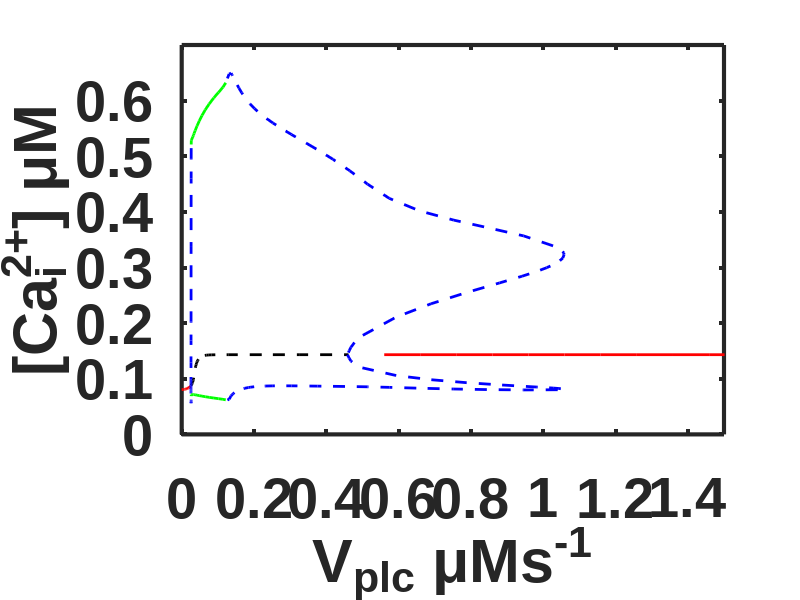

This chart was generated by the following MATLAB code: (Note: this script raises an error after producing the figure.)
clear
close all
clc

load('Vpkc0.mat')
figure(1)
plot(Vpkc0(1:11,4),Vpkc0(1:11,12),'r','LineWidth',2)
hold on
plot(Vpkc0(48:293,4),Vpkc0(48:293,12),'r','LineWidth',2)
hold on
plot(Vpkc0(12:47,4),Vpkc0(12:47,12),'k--','LineWidth',2)
hold on
plot(Vpkc0(294:324,4),Vpkc0(294:324,7),'b--','LineWidth',2)
hold on
plot(Vpkc0(294:324,4),Vpkc0(294:324,12),'b--','LineWidth',2)
hold on
plot(Vpkc0(339:end,4),Vpkc0(339:end,7),'b--','LineWidth',2)
hold on
plot(Vpkc0(339:end,4),Vpkc0(339:end,12),'b--','LineWidth',2)
hold on
plot(Vpkc0(324:338,4),Vpkc0(324:338,7),'g','LineWidth',2)
hold on
plot(Vpkc0(324:338,4),Vpkc0(324:338,12),'g','LineWidth',2)
axis([0 1.5 0 0.7])
xlabel('V_{plc} \muMs^{-1}')
ylabel('[Ca^{2+}_i] \muM')
set(gca,'FontSize',40,'fontweight','b','fontname','arial')
ax=gca;
set(ax,'Linewidth',3)
ax.FontSize=30;
box off

load('Vpkc01.mat')
figure(2)
plot(Vpkc01(1:117,4),Vpkc01(1:117,12),'r','LineWidth',2)
hold on
plot(Vpkc01(1092:2795,4),Vpkc01(1092:2795,12),'r','LineWidth',2)
hold on
plot(Vpkc01(118:1091,4),Vpkc01(118:1091,12),'k--','LineWidth',2)
hold on
plot(Vpkc01(2796:5619,4),Vpkc01(2796:5619,7),'b--','LineWidth',2)
hold on
plot(Vpkc01(2796:5619,4),Vpkc01(2796:5619,12),'b--','LineWidth',2)
hold on
plot(Vpkc01(5907:end,4),Vpkc01(5907:end,7),'b--','LineWidth',2)
hold on
plot(Vpkc01(5907:end,4),Vpkc01(5907:end,12),'b--','LineWidth',2)
hold on
plot(Vpkc01(5620:5906,4),Vpkc01(5620:5906,7),'g','LineWidth',2)
hold on
plot(Vpkc01(5620:5906,4),Vpkc01(5620:5906,12),'g','LineWidth',2)
axis([0 25 0 0.7])
xlabel('V_{plc} \muMs^{-1}')
ylabel('[Ca^{2+}_i] \muM')
set(gca,'FontSize',40,'fontweight','b','fontname','arial')
ax=gca;
set(ax,'Linewidth',3)
ax.FontSize=30;
box off

load('Vpkc04.mat')
figure(3)
plot(Vpkc04(1:150,4),Vpkc04(1:150,12),'r','LineWidth',2)
hold on
plot(Vpkc04(1206:2792,4),Vpkc04(1206:2792,12),'r','LineWidth',2)
hold on
plot(Vpkc04(151:1205,4),Vpkc04(151:1205,12),'k--','LineWidth',2)
hold on
plot(Vpkc04(2793:2900,4),Vpkc04(2793:2900,7),'b--','LineWidth',2)
hold on
plot(Vpkc04(2793:2900,4),Vpkc04(2793:2900,12),'b--','LineWidth',2)
hold on
plot(Vpkc04(3162:end,4),Vpkc04(3162:end,7),'b--','LineWidth',2)
hold on
plot(Vpkc04(3162:end,4),Vpkc04(3162:end,12),'b--','LineWidth',2)
hold on
plot(Vpkc04(2901:3161,4),Vpkc04(2901:3161,7),'g','LineWidth',2)
hold on
plot(Vpkc04(2901:3161,4),Vpkc04(2901:3161,12),'g','LineWidth',2)
axis([0 25 0 0.7])
xlabel('V_{plc} \muMs^{-1}')
ylabel('[Ca^{2+}_i] \muM')
set(gca,'FontSize',40,'fontweight','b','fontname','arial')
ax=gca;
set(ax,'Linewidth',3)
ax.FontSize=30;
box off

load('Vpkc1.mat')
figure(4)
plot(Vpkc1(1:19,4),Vpkc1(1:19,12),'r','LineWidth',2)
hold on
plot(Vpkc1(128:284),Vpkc1(128:284,12),'y','LineWidth',2)
hold on
plot(Vpkc1(20:127,4),Vpkc1(20:127,12),'k--','LineWidth',2)
hold on
plot(Vpkc1(285:308,4),Vpkc1(285:308,7),'b--','LineWidth',2)
hold on
plot(Vpkc1(285:308,4),Vpkc1(285:308,12),'b--','LineWidth',2)
hold on
plot(Vpkc1(336:end,4),Vpkc1(336:end,7),'b--','LineWidth',2)
hold on
plot(Vpkc1(336:end,4),Vpkc1(336:end,12),'b--','LineWidth',2)
hold on
plot(Vpkc1(309:335,4),Vpkc1(309:335,7),'g','LineWidth',2)
hold on
plot(Vpkc1(309:335,4),Vpkc1(309:335,12),'g','LineWidth',2)
axis([0 25 0 0.7])
xlabel('V_{plc} \muMs^{-1}')
ylabel('[Ca^{2+}_i] \muM')
set(gca,'FontSize',40,'fontweight','b','fontname','arial')
ax=gca;
set(ax,'Linewidth',3)
ax.FontSize=30;
box off
tilefigs